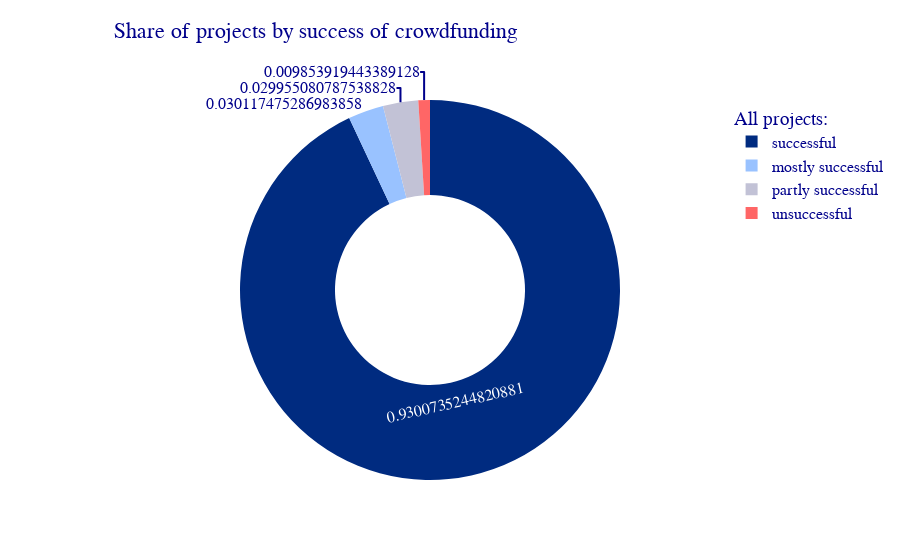

Notebook source saved alongside this figure:
### Code cell
# Plotting it as a donut-chart:
plotdonut(successful, 'Share of projects by success of crowdfunding', 'All projects:')

### Figure 1 — Plotly figure (JSON) as saved in the notebook; plotly's stock layout.template omitted (floating-point values rounded to 4 significant figures)
{"data": [{"direction": "clockwise", "domain": {"x": [0, 1], "y": [0, 1]}, "hole": 0.5, "hoverlabel": {"namelength": 0}, "hovertemplate": "label=%{label}<br># of projects=%{value}", "labels": ["unsuccessful", "partly successful", "mostly successful", "successful"], "legendgroup": "", "name": "", "showlegend": true, "textinfo": "percent", "texttemplate": "%{percent:.0%f}", "type": "pie", "values": [6614, 20106, 20215, 624270]}], "layout": {"font": {"color": "darkblue", "family": "Verdana", "size": 16}, "legend": {"title": {"text": "All projects:"}, "tracegroupgap": 0, "traceorder": "normal"}, "piecolorway": ["#002b80", "#99c2ff", "#c2c2d6", "#ff6666"], "title": {"font": {"family": "Verdana"}, "text": "Share of projects by success of crowdfunding", "x": 0.35, "xanchor": "center", "y": 0.96, "yanchor": "top"}}}
